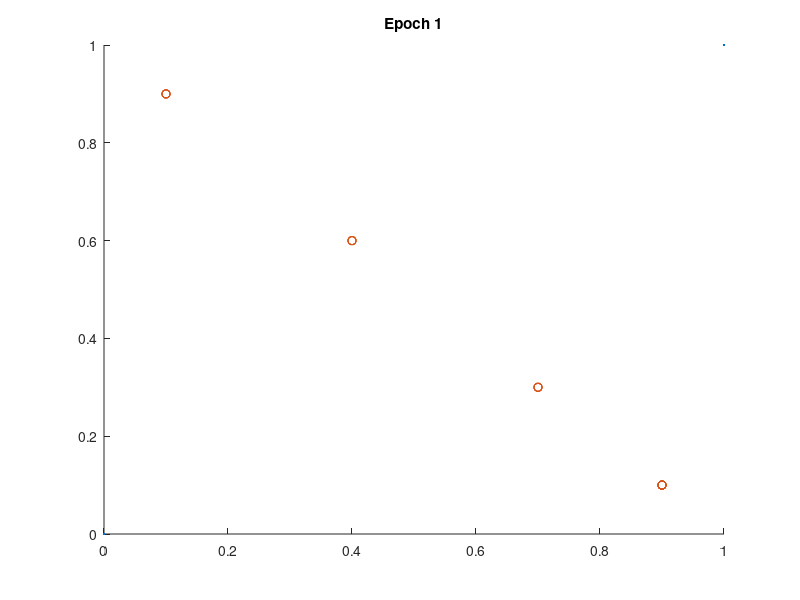
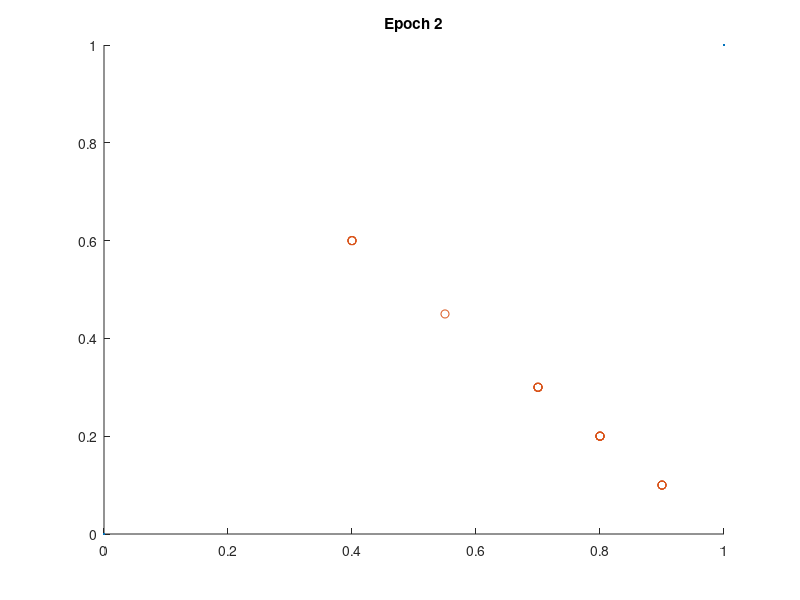

The MATLAB script that drew these images, in order: (Note: a time limit stopped this script after it produced the figures.)
clc,clear all
% Quantity epoch
N= 100;
M = [5,4,3,2;
    1,4,4,7];
p_reference = [0.6, 0.4];
q_reference = [0.2, 0, 0.8, 0];
u_reference = 3.4;
p = zeros(2,1);
p = p + [0.9; 0.1];
p2 = [0.1; 0.9];
p3 = [0.4; 0.6];
p4 = [0.7; 0.3];
q = zeros(4,1)+1/4;
q2 = [0.5; 0.2; 0.1; 0.2];
q3 = [0.4; 0.2; 0.1; 0.3];
q4 = [0.2; 0.4; 0.3; 0.1];
u = 0;
population_size = 20;
N = 350;
k_mutation = 0.95;
population = [];

disp('Win matrix:');
disp(M);
for i = 1:population_size
    temp_q = q;
    r0 = randi(4);
    if (r0 == 2)
        temp_q = q2;
    end
    if (r0 == 3)
        temp_q = q3;
    end
    if (r0 == 4)
        temp_q = q4;
    end
    temp_p = p;
    r0 = randi(4);
    if (r0 == 2)
        temp_p = p2;
    end
    if (r0 == 3)
        temp_p = p3;
    end
    if (r0 == 4)
        temp_p = p4;
    end
   population(i, :) =  [temp_p' temp_q'];
end

game_length = 100;
u_mean = [];
% calculate
for epoch = 1:N
    u_sum = [];
    fit_index = [];
    for i = 1: population_size
        ui = 0;
        for k = 1: game_length
            p1 = rand();
            q1 = rand(); 
            ai = 1;
            ai2 = 2;
            if (p1>population(i,1))
                ai = 2;
                ai2 = 1;
            end
            bi = 1;
            r0 = 0;
            for j = 1:4
                if (q1>r0 && q1<r0+population(i,2+j))
                    bi = j;
                    break;
                end
                r0 = r0 + population(i,2+j);
            end
            u1 = M(ai, bi);
            u2 = M(ai2, bi);
            ui = ui + (u1 + u2)/2;
        end
        u_sum(i) = ui/game_length;
    end
    if (mod(epoch, int8(N/5)) == 0 || epoch < 5)
        figure
        title(sprintf('Epoch %d', epoch));
    %     plot(u_sum);
        hold on
        plot([0, 1], [0, 1], '.')
        hold on
        plot(population(:,1),population(:,2), 'o')
    end
    
    u_mean(epoch) = mean(u_sum);

    for i = 1: population_size
        fit_index(i) = 0;
        for j = 1:population_size
           if (i~=j)
               if (u_sum(i) > u_sum(j))
                   fit_index(i) = fit_index(i) + 1;
               end
           end
        end
        fit_index(i) = 1/(1 + fit_index(i)/population_size)^5;
    end


    % Choise parents
    S = sum(fit_index);
    k = population_size;
    rn = randn(1,k);
    rn = rn + abs(min(rn));
    rn = rn * (S/max(rn));
    temp_parent = [];

    new_parents = zeros(k,6);
    for i = 1:size(rn,2)
            k = 0;
            rn0 = 0;
            for j = 1:population_size
                k = j;
                if ((rn(i) >= rn0) && (rn(i) < (rn0 + fit_index(j))))
    %                 fprintf('get %f rand parent %f, index %d\n', rn(i) , rn0, k)
                    break
                end
                rn0 = rn0 + fit_index(j);
            end
            chromosome = population(k,:);
            new_parents(i, :) = chromosome;
    end

    childs = zeros(population_size, 6);
    for i = 1:population_size
        parent1 = new_parents(randi([1,size(new_parents,1)]), :);
        parent2 = new_parents(randi([1,size(new_parents,1)]), :);
    %             crossover
        chromosome = parent1 + parent2;
        chromosome = chromosome / 2;
        if (randi(2) == 1)
        chromosome(1:2) = parent1(1:2);
        else
        chromosome(3:6) = parent2(3:6);
        end
    %             mutation
        r = rand();
        if (r>k_mutation)
            rni = randperm(2, 2);
            temp = chromosome(rni(1));
            if (chromosome(rni(1)) > chromosome(rni(2)))
                z = chromosome(rni(1)) / 3;
            else 
                z = chromosome(rni(2)) / 3;
            end
            chromosome(rni(1)) = chromosome(rni(2)) + z;
            chromosome(rni(2)) = temp - z;
        end
        
        r = rand();
        if (r>k_mutation)
            rni = randperm(4, 2) + 2;
            temp = chromosome(rni(1));
             if (chromosome(rni(1)) > chromosome(rni(2)))
                z = chromosome(rni(1)) / 4;
             else 
                 z = chromosome(rni(2)) / 4;
             end
            chromosome(rni(1)) = chromosome(rni(2));
            chromosome(rni(2)) = temp;
        end

        childs(i, :) = chromosome;
    end
    population = childs;
end

figure
title('U')
hold on
plot(u_mean)
MEAN = mean(u_sum);
[C, I] = min(u_sum);
fprintf('\nU = %f\n', MEAN);
fprintf('p* = %f\n', population(I,1:2))
fprintf('q* = %f\n', population(I,3:6))
